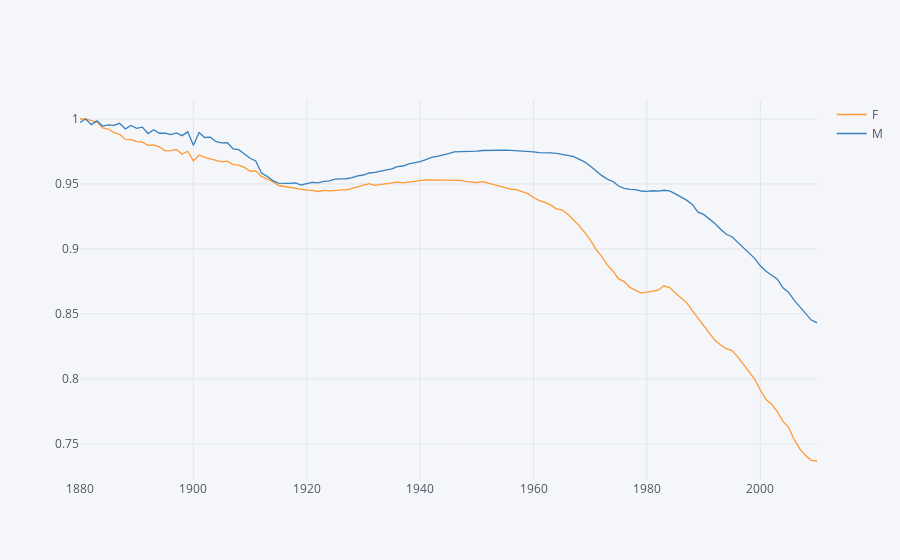

This figure's notebook cell:
### Code cell
table = top1000.pivot_table('prop', index='year', columns='sex', aggfunc=sum)
table.iplot(mode='lines')

### Figure 1 — Plotly figure (JSON) as saved in the notebook; plotly's stock layout.template omitted (floating-point values rounded to 4 significant figures; data arrays with more than 128 entries replaced by an {"elided": "..."} marker saying what was removed)
{"data": [{"line": {"color": "rgba(255, 153, 51, 1.0)", "dash": "solid", "shape": "linear", "width": 1.3}, "mode": "lines", "name": "F", "text": "", "type": "scatter", "uid": "bb645275-29cd-4b45-9ce0-b352a9d1b56f", "x": {"elided": "131 str values"}, "y": {"elided": "131 float values"}}, {"line": {"color": "rgba(55, 128, 191, 1.0)", "dash": "solid", "shape": "linear", "width": 1.3}, "mode": "lines", "name": "M", "text": "", "type": "scatter", "uid": "03a226c1-6c44-4067-86e7-fd2c1aea1a77", "x": {"elided": "131 str values"}, "y": {"elided": "131 float values"}}], "layout": {"legend": {"bgcolor": "#F5F6F9", "font": {"color": "#4D5663"}}, "paper_bgcolor": "#F5F6F9", "plot_bgcolor": "#F5F6F9", "titlefont": {"color": "#4D5663"}, "xaxis": {"gridcolor": "#E1E5ED", "showgrid": true, "tickfont": {"color": "#4D5663"}, "title": "", "titlefont": {"color": "#4D5663"}, "zerolinecolor": "#E1E5ED"}, "yaxis": {"gridcolor": "#E1E5ED", "showgrid": true, "tickfont": {"color": "#4D5663"}, "title": "", "titlefont": {"color": "#4D5663"}, "zerolinecolor": "#E1E5ED"}}}
